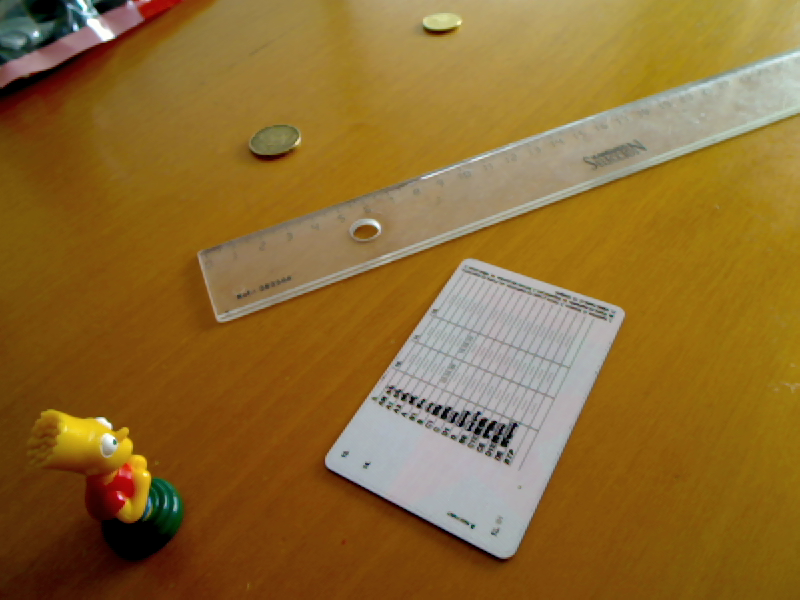
#> input picture Ejercicio RECTIF/coins.png, 800 x 600 px
$ python rectif.py
#> lines starting #> are read from the running program, lines starting #| are printed output that depends on the picture
import numpy as np
import cv2   as cv

import matplotlib.pyplot as plt
from umucv.stream import autoStream
import math


def readrgb(file):
#> called with file = 'coins.png'
    return cv.cvtColor( cv.imread(file), cv.COLOR_BGR2RGB)

def rgb2gray(x):
    return cv.cvtColor(x,cv.COLOR_RGB2GRAY)

def imshowg(x):
    plt.imshow(x, "gray")

black = True
img = readrgb('coins.png')
img[:, :, [0, 2]] = img[:, :, [2, 0]]
#> img is the input picture: shape (600, 800, 3); mean B, G, R 48.3, 106.5, 141.1

view = np.array([
        [325,460],
        [467,257],
        [625,312],
        [506,561]
        ])

real = np.array([
    [  50.,   280.],
    [ 260.,   280.],
    [ 260.,  380.],
    [  50.,  380.]])


H,_ = cv.findHomography(view, real)
rec = cv.warpPerspective(img,H,(800,600))
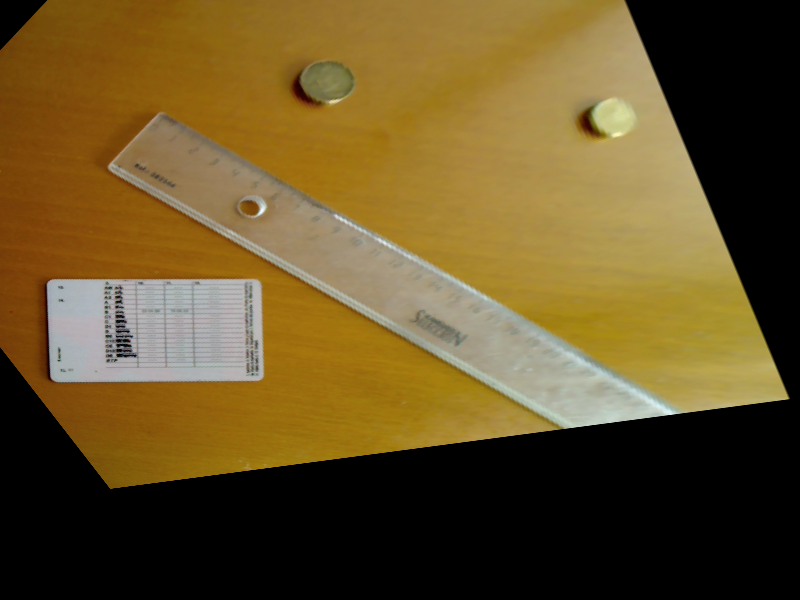
#> rec: shape (600, 800, 3); mean B, G, R 39.1, 81.5, 101.7
click1 = True
click2 = False
x1=0
y1=0
x2=0
y2=0
p1=()
p2=()

def manejador(event, x, y, flags, param):
    global click1
    global click2
    global x1
    global y1
    global x2
    global y2
    global band
    global p1
    global p2
    if event == cv.EVENT_LBUTTONDOWN:
        if click1:
            #print(str(x)+","+str(y))
            punto_original = np.array([[x, y]], dtype=np.float32)
            punto_original = np.reshape(punto_original, (1, 1, 2))
            punto_rectificada = cv.perspectiveTransform(punto_original, H)
            x1 = punto_rectificada[0][0][0]
            y1 = punto_rectificada[0][0][1]
            click1 = False
            click2 = True
            band = False
            p1=(x,y)
        elif click2:
            punto_original = np.array([[x, y]], dtype=np.float32)
            punto_original = np.reshape(punto_original, (1, 1, 2))
            punto_rectificada = cv.perspectiveTransform(punto_original, H)
            x2 = punto_rectificada[0][0][0]
            y2 = punto_rectificada[0][0][1]
            click2 = False
            click1 = True
            band = True
            p2=(x,y)

cv.namedWindow("imagen")
#cv.namedWindow("rec")
#cv.setMouseCallback("rec", manejador)
cv.setMouseCallback("imagen", manejador)
band = False
#> (the run stopped early here; a loop or call above may not have finished)

$ run again, with Ejercicio RECTIF/gol-eder.png copied over Ejercicio RECTIF/coins.png
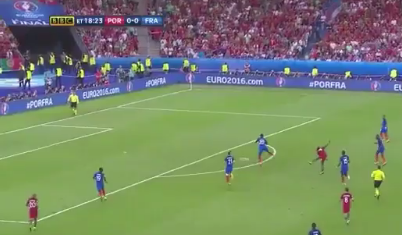
#> input picture Ejercicio RECTIF/gol-eder.png, 402 x 235 px
#> img is the input picture: shape (235, 402, 3); mean B, G, R 105.7, 134.1, 120.2
#> `rec = cv.warpPerspective(img,H,(800,600))`:
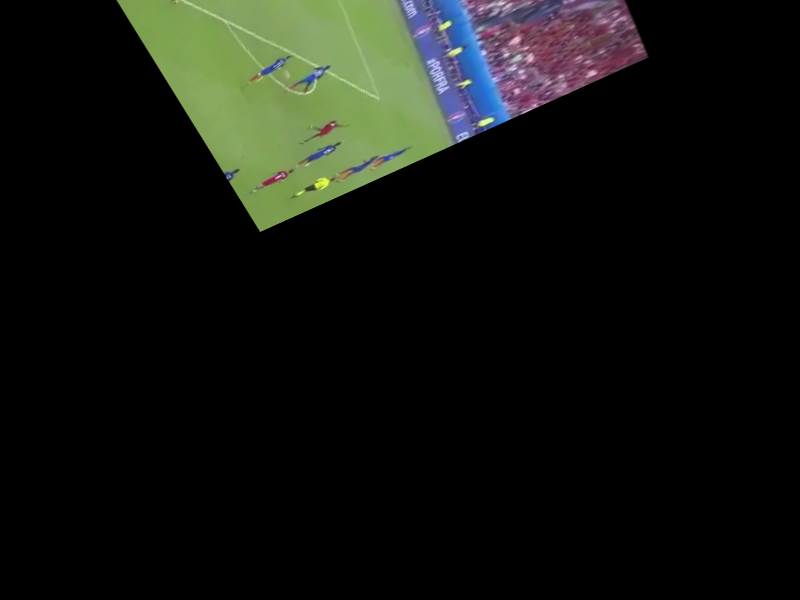
#> rec: shape (600, 800, 3); mean B, G, R 15.9, 21, 18.5
